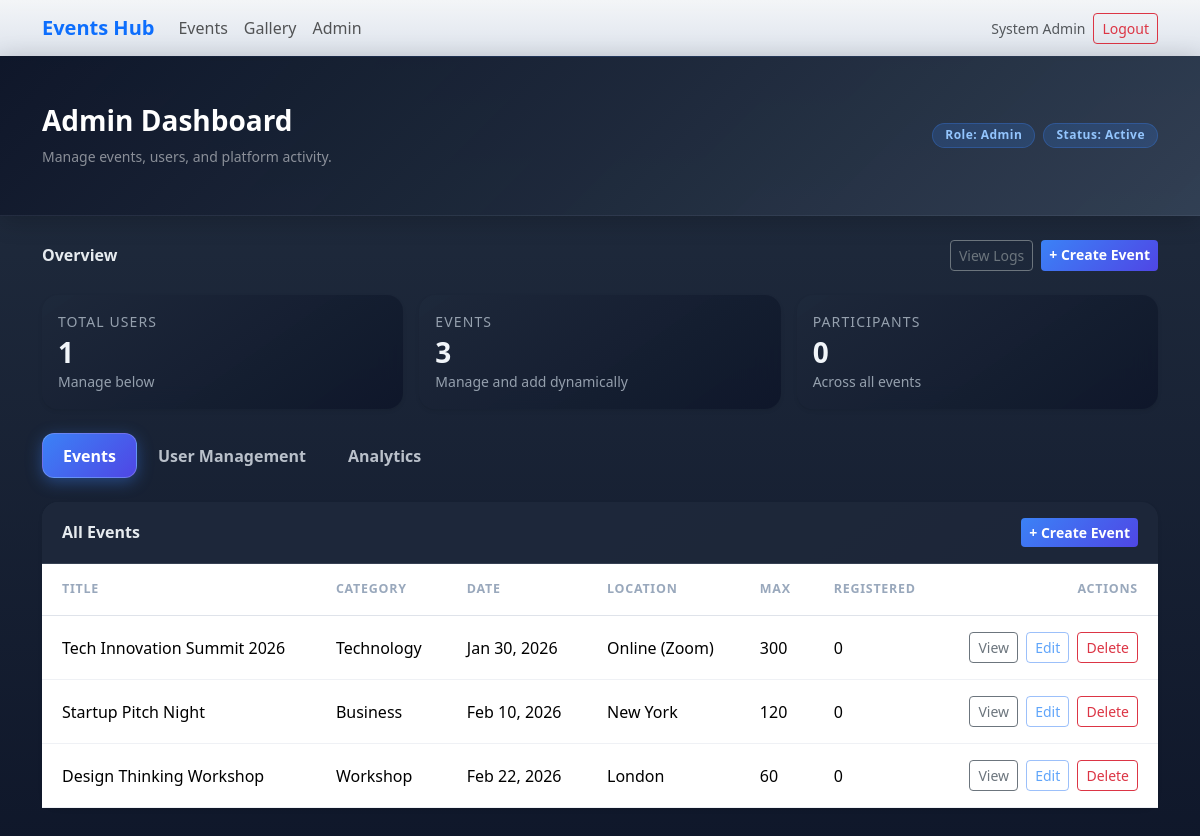
Page /admin/dashboard.php (signed in) on the committed database.
### tables this page shows
CREATE TABLE users (
    id INT UNSIGNED AUTO_INCREMENT PRIMARY KEY,
    name VARCHAR(255) NOT NULL,
    email VARCHAR(255) NOT NULL UNIQUE,
    password_hash VARCHAR(255) NOT NULL,
    role ENUM('admin','user') NOT NULL DEFAULT 'user',
     
    status ENUM('pending','active','suspended') NOT NULL DEFAULT 'pending',
    created_at DATETIME NOT NULL DEFAULT CURRENT_TIMESTAMP,
    INDEX idx_email (email),
    INDEX idx_role (role),
    INDEX idx_status (status)
);

CREATE TABLE events (
    id INT UNSIGNED AUTO_INCREMENT PRIMARY KEY,
    title VARCHAR(255) NOT NULL,
    category VARCHAR(64) NOT NULL,
    event_date DATETIME NOT NULL,
    location VARCHAR(255) NOT NULL,
    max_participants INT UNSIGNED NOT NULL,
     
    max_team_size INT UNSIGNED NOT NULL DEFAULT 1,
     
    image_path VARCHAR(255) DEFAULT NULL,
    description TEXT NOT NULL,
    created_at DATETIME NOT NULL DEFAULT CURRENT_TIMESTAMP,
    INDEX idx_event_date (event_date),
    INDEX idx_category (category)
);

### includes/auth.php (called while the page is built, shortened)
<?php
$cfg = EVENTHUB_CONFIG;
$BASE_PATH = '';
if (is_array($cfg) && array_key_exists('base_path', $cfg) && $cfg['base_path'] !== null && $cfg['base_path'] !== 'auto') {
    $BASE_PATH = (string) $cfg['base_path'];
} else {
    $docRoot = isset($_SERVER['DOCUMENT_ROOT']) ? realpath((string) $_SERVER['DOCUMENT_ROOT']) : false;
    $appRoot = realpath(__DIR__ . '/..');
    if ($docRoot && $appRoot) {
        $docRootNorm = rtrim(str_replace('\\', '/', $docRoot), '/');
        $appRootNorm = rtrim(str_replace('\\', '/', $appRoot), '/');
        $docLower = strtolower($docRootNorm);
        $appLower = strtolower($appRootNorm);
        if ($docLower !== '' && str_starts_with($appLower, $docLower)) {
            $rel = substr($appRootNorm, strlen($docRootNorm));
            $rel = '/' . ltrim($rel, '/');
            $parts = array_values(array_filter(explode('/', $rel), static fn ($p) => $p !== ''));
            $parts = array_map('rawurlencode', $parts);
            $BASE_PATH = $parts ? ('/' . implode('/', $parts)) : '';
        }
    }
}
function base_url(string $path = ''): string {
    global $BASE_PATH;
    return rtrim($BASE_PATH, '/') . '/' . ltrim($path, '/');
}
function current_user(): ?array {
    return $_SESSION['user'] ?? null;
}
function is_admin(): bool {
    $u = current_user();
    return $u && ($u['role'] ?? '') === 'admin';
}

### admin/dashboard.php (the view, shortened to what this page needs)
<?php
require_once __DIR__ . '/../includes/auth.php';
$statsUsers = (int) $pdo->query('SELECT COUNT(*) FROM users')->fetchColumn();
$statsEvents = (int) $pdo->query('SELECT COUNT(*) FROM events')->fetchColumn();
$statsParticipants = (int) $pdo->query('SELECT COUNT(*) FROM participants')->fetchColumn();
$events = $pdo->query("
    SELECT e.id, e.title, e.category, e.event_date, e.location, e.max_participants,
           (SELECT COUNT(*) FROM participants p
            JOIN registrations r ON r.id = p.registration_id
            WHERE r.event_id = e.id) AS registered
    FROM events e
    ORDER BY e.event_date ASC
")->fetchAll(PDO::FETCH_ASSOC);
$users = $pdo->query('SELECT id, name, email, role, status, created_at FROM users ORDER BY created_at DESC')->fetchAll(PDO::FETCH_ASSOC);
?>
<!DOCTYPE html>
<html lang="en">
<head>
    <link href="https://cdn.jsdelivr.net/npm/bootstrap@5.3.3/dist/css/bootstrap.min.css" rel="stylesheet">
    <link rel="stylesheet" href="<?= htmlspecialchars(base_url('assets/css/style.css')) ?>?v=2">
</head>
<body class="d-flex flex-column min-vh-100 admin-dashboard-page">
<?php include __DIR__ . '/../includes/navbar.php'; ?>
<main class="flex-grow-1 admin-dashboard-main">
    <section class="dashboard-header py-5 mb-4">
        <div class="container">
            <div class="d-flex flex-column flex-md-row justify-content-between align-items-start align-items-md-center gap-3">
                <div>
                    <h1 class="h3 fw-bold mb-2 text-white">Admin Dashboard</h1>
                    <p class="mb-0 small text-white-50">Manage events, users, and platform activity.</p>
                </div>
                <div class="d-flex flex-wrap gap-2">
                    <span class="badge rounded-pill">Role: Admin</span>
                    <span class="badge rounded-pill">Status: Active</span>
                </div>
            </div>
        </div>
    </section>
    <section class="pb-4">
        <div class="container">
            <div class="d-flex justify-content-between align-items-center flex-wrap gap-2 mb-4">
                <h2 class="h6 fw-semibold mb-0 eh-admin-section-title">Overview</h2>
                <div class="d-flex flex-wrap gap-2">
                    <a href="<?= htmlspecialchars(base_url('admin/logs.php')) ?>" class="btn btn-outline-secondary btn-sm">View Logs</a>
                    <a href="<?= htmlspecialchars(base_url('admin/create_event.php')) ?>" class="btn btn-primary btn-sm">+ Create Event</a>
                </div>
            </div>
            <div class="row g-3 mb-4">
                <div class="col-md-4 col-sm-6">
                    <div class="card stat-card shadow-sm border-0 anim-in anim-delay-1">
                        <div class="card-body">
                            <p class="text-muted text-uppercase small mb-1" style="letter-spacing: 0.08em;">Total Users</p>
                            <h3 class="fw-bold mb-0"><?= $statsUsers ?></h3>
                            <small class="text-muted">Manage below</small>
                        </div>
                    </div>
                </div>
                <div class="col-md-4 col-sm-6">
                    <div class="card stat-card shadow-sm border-0 anim-in anim-delay-2">
                        <div class="card-body">
                            <p class="text-muted text-uppercase small mb-1" style="letter-spacing: 0.08em;">Events</p>
                            <h3 class="fw-bold mb-0"><?= $statsEvents ?></h3>
                            <small class="text-muted">Manage and add dynamically</small>
                        </div>
                    </div>
                </div>
                <div class="col-md-4 col-sm-6">
                    <div class="card stat-card shadow-sm border-0 anim-in anim-delay-3">
                        <div class="card-body">
                            <p class="text-muted text-uppercase small mb-1" style="letter-spacing: 0.08em;">Participants</p>
                            <h3 class="fw-bold mb-0"><?= $statsParticipants ?></h3>
                            <small class="text-muted">Across all events</small>
                        </div>
                    </div>
                </div>
            </div>
            <ul class="nav nav-pills mb-4" id="adminTabs" role="tablist">
                <li class="nav-item" role="presentation">
                    <button class="nav-link active" id="events-tab" data-bs-toggle="pill" data-bs-target="#events" type="button" role="tab">Events</button>
                </li>
                <li class="nav-item" role="presentation">
                    <button class="nav-link" id="users-tab" data-bs-toggle="pill" data-bs-target="#users" type="button" role="tab">User Management</button>
                </li>
                <li class="nav-item" role="presentation">
                    <button class="nav-link" id="analytics-tab" data-bs-toggle="pill" data-bs-target="#analytics" type="button" role="tab">Analytics</button>
                </li>
            </ul>
            <div class="tab-content" id="adminTabsContent">
                <div class="tab-pane fade show active" id="events" role="tabpanel">
                    <div class="card shadow-sm border-0 mb-4 admin-all-events-card">
                        <div class="card-header bg-white d-flex justify-content-between align-items-center">
                            <h2 class="h6 mb-0 fw-semibold eh-admin-section-title">All Events</h2>
                            <a href="<?= htmlspecialchars(base_url('admin/create_event.php')) ?>" class="btn btn-primary btn-sm">+ Create Event</a>
                        </div>
                        <div class="table-responsive">
                            <table class="table table-hover align-middle mb-0">
                                <thead>
                                <tr>
                                    <th>Title</th>
                                    <th>Category</th>
                                    <th>Date</th>
                                    <th>Location</th>
                                    <th>Max</th>
                                    <th>Registered</th>
                                    <th class="text-end">Actions</th>
                                </tr>
                                </thead>
                                <tbody>
                                <?php foreach ($events as $e): ?>
                                <tr>
                                    <td><?= htmlspecialchars($e['title']) ?></td>
                                    <td><?= htmlspecialchars($e['category']) ?></td>
                                    <td><?= date('M j, Y', strtotime($e['event_date'])) ?></td>
                                    <td><?= htmlspecialchars($e['location']) ?></td>
                                    <td><?= (int) $e['max_participants'] ?></td>
                                    <td><?= (int) $e['registered'] ?></td>
                                    <td class="text-end">
                                        <a href="<?= htmlspecialchars(base_url('user/event_detail.php?id=' . $e['id'])) ?>" class="btn btn-sm btn-outline-secondary me-1">View</a>
                                        <a href="<?= htmlspecialchars(base_url('admin/edit_event.php?id=' . $e['id'])) ?>" class="btn btn-sm btn-outline-primary me-1">Edit</a>
                                        <form method="post" action="<?= htmlspecialchars(base_url('admin/delete_event.php')) ?>" class="d-inline" onsubmit="return confirm('Delete this event and all its registrations?');">
                                            <button type="submit" class="btn btn-sm btn-outline-danger">Delete</button>
                                        </form>
                                    </td>
                                </tr>
                                <?php endforeach; ?>
                                </tbody>
                            </table>
                        </div>
                    </div>
                </div>
            </div>
        </div>
    </section>
</main>
</body>
</html>

### includes/navbar.php (shortened to what this page needs)
<?php
$user = current_user();
$isAdmin = is_admin();
?>
<nav class="navbar navbar-expand-lg navbar-light eh-navbar shadow-sm">
    <div class="container">
        <a class="navbar-brand fw-bold text-primary animate-pulse-slow" href="<?= htmlspecialchars($user ? ($isAdmin ? base_url('admin/dashboard.php') : base_url('user/events.php')) : base_url('index.php')) ?>">Events Hub</a>
        <div class="collapse navbar-collapse" id="mainNavbar">
            <ul class="navbar-nav me-auto mb-2 mb-lg-0">
                <li class="nav-item">
                    <a class="nav-link" href="<?= htmlspecialchars(base_url('user/events.php')) ?>">Events</a>
                </li>
                <li class="nav-item">
                    <a class="nav-link" href="<?= htmlspecialchars(base_url('gallery.php')) ?>">Gallery</a>
                </li>
                <?php if ($user): ?>
                    <?php if ($isAdmin): ?>
                    <li class="nav-item">
                        <a class="nav-link" href="<?= htmlspecialchars(base_url('admin/dashboard.php')) ?>">Admin</a>
                    </li>
                    <?php endif; ?>
                <?php endif; ?>
            </ul>
            <div class="d-flex gap-2 align-items-center">
                <?php if ($user): ?>
                    <span class="small text-muted d-none d-md-inline"><?= htmlspecialchars($user['name']) ?></span>
                    <a href="<?= htmlspecialchars(base_url('auth/logout.php')) ?>" class="btn btn-outline-danger btn-sm" onclick="return confirm('Are you sure you want to log out?');">Logout</a>
                <?php else: ?>
                    <a href="<?= htmlspecialchars(base_url('auth/login.php')) ?>" class="btn btn-outline-primary btn-sm">Login</a>
                    <a href="<?= htmlspecialchars(base_url('auth/register.php')) ?>" class="btn btn-primary btn-sm">Sign Up</a>
                <?php endif; ?>
            </div>
        </div>
    </div>
</nav>

### admin/dashboard.php (style rules this page uses)
body.admin-dashboard-page { background: linear-gradient(180deg, #0f172a 0%, #1e293b 25%, #0f172a 100%) !important; }
body.admin-dashboard-page main { background: transparent !important; }

### rows in the picture
users: name "System Admin"
events: title "Tech Innovation Summit 2026", category "Technology", event_date "Jan 30, 2026", location "Online (Zoom)", max_participants "300", registered "0"
events: title "Startup Pitch Night", category "Business", event_date "Feb 10, 2026", location "New York", max_participants "120", registered "0"
events: title "Design Thinking Workshop", category "Workshop", event_date "Feb 22, 2026", location "London", max_participants "60", registered "0"

### other values in the picture
$statsUsers "1"
$statsEvents "3"
$statsParticipants "0"
